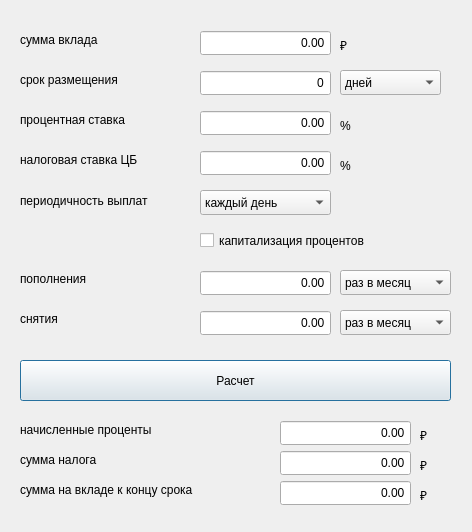
<?xml version="1.0" encoding="UTF-8"?>
<ui version="4.0">
 <class>Debit</class>
 <widget class="QDialog" name="Debit">
  <property name="geometry">
   <rect>
    <x>0</x>
    <y>0</y>
    <width>472</width>
    <height>532</height>
   </rect>
  </property>
  <property name="windowTitle">
   <string>Dialog</string>
  </property>
  <widget class="QComboBox" name="comboBox_data">
   <property name="geometry">
    <rect>
     <x>340</x>
     <y>70</y>
     <width>101</width>
     <height>25</height>
    </rect>
   </property>
   <item>
    <property name="text">
     <string>дней</string>
    </property>
   </item>
   <item>
    <property name="text">
     <string>месяцев</string>
    </property>
   </item>
   <item>
    <property name="text">
     <string>лет</string>
    </property>
   </item>
  </widget>
  <widget class="QLabel" name="label">
   <property name="geometry">
    <rect>
     <x>20</x>
     <y>30</y>
     <width>111</width>
     <height>20</height>
    </rect>
   </property>
   <property name="text">
    <string>сумма вклада</string>
   </property>
  </widget>
  <widget class="QLabel" name="label_2">
   <property name="geometry">
    <rect>
     <x>20</x>
     <y>70</y>
     <width>131</width>
     <height>20</height>
    </rect>
   </property>
   <property name="text">
    <string>срок размещения</string>
   </property>
  </widget>
  <widget class="QLabel" name="label_3">
   <property name="geometry">
    <rect>
     <x>20</x>
     <y>110</y>
     <width>151</width>
     <height>20</height>
    </rect>
   </property>
   <property name="text">
    <string>процентная ставка</string>
   </property>
  </widget>
  <widget class="QLabel" name="label_4">
   <property name="geometry">
    <rect>
     <x>20</x>
     <y>150</y>
     <width>161</width>
     <height>20</height>
    </rect>
   </property>
   <property name="text">
    <string>налоговая ставка ЦБ</string>
   </property>
  </widget>
  <widget class="QLabel" name="label_5">
   <property name="geometry">
    <rect>
     <x>20</x>
     <y>190</y>
     <width>171</width>
     <height>21</height>
    </rect>
   </property>
   <property name="text">
    <string>периодичность выплат</string>
   </property>
  </widget>
  <widget class="QCheckBox" name="checkBox_kapital">
   <property name="geometry">
    <rect>
     <x>200</x>
     <y>230</y>
     <width>241</width>
     <height>21</height>
    </rect>
   </property>
   <property name="text">
    <string>капитализация процентов</string>
   </property>
  </widget>
  <widget class="QLabel" name="label_6">
   <property name="geometry">
    <rect>
     <x>20</x>
     <y>270</y>
     <width>101</width>
     <height>17</height>
    </rect>
   </property>
   <property name="text">
    <string>пополнения</string>
   </property>
  </widget>
  <widget class="QLabel" name="label_7">
   <property name="geometry">
    <rect>
     <x>20</x>
     <y>310</y>
     <width>101</width>
     <height>17</height>
    </rect>
   </property>
   <property name="text">
    <string>снятия</string>
   </property>
  </widget>
  <widget class="QComboBox" name="comboBox_plus">
   <property name="geometry">
    <rect>
     <x>340</x>
     <y>270</y>
     <width>111</width>
     <height>25</height>
    </rect>
   </property>
   <item>
    <property name="text">
     <string>раз в месяц</string>
    </property>
   </item>
   <item>
    <property name="text">
     <string>раз в квартал</string>
    </property>
   </item>
   <item>
    <property name="text">
     <string>раз в полгода</string>
    </property>
   </item>
   <item>
    <property name="text">
     <string>раз в год</string>
    </property>
   </item>
  </widget>
  <widget class="QComboBox" name="comboBox_period">
   <property name="geometry">
    <rect>
     <x>200</x>
     <y>190</y>
     <width>131</width>
     <height>25</height>
    </rect>
   </property>
   <item>
    <property name="text">
     <string>каждый день</string>
    </property>
   </item>
   <item>
    <property name="text">
     <string>каждую неделю</string>
    </property>
   </item>
   <item>
    <property name="text">
     <string>раз в месяц</string>
    </property>
   </item>
   <item>
    <property name="text">
     <string>раз в квартал</string>
    </property>
   </item>
   <item>
    <property name="text">
     <string>раз в полгода</string>
    </property>
   </item>
   <item>
    <property name="text">
     <string>раз в год</string>
    </property>
   </item>
   <item>
    <property name="text">
     <string>в конце срока</string>
    </property>
   </item>
  </widget>
  <widget class="QComboBox" name="comboBox_minus">
   <property name="geometry">
    <rect>
     <x>340</x>
     <y>310</y>
     <width>111</width>
     <height>25</height>
    </rect>
   </property>
   <item>
    <property name="text">
     <string>раз в месяц</string>
    </property>
   </item>
   <item>
    <property name="text">
     <string>раз в квартал</string>
    </property>
   </item>
   <item>
    <property name="text">
     <string>раз в полгода</string>
    </property>
   </item>
   <item>
    <property name="text">
     <string>раз в год</string>
    </property>
   </item>
  </widget>
  <widget class="QDoubleSpinBox" name="doubleSpinBox_sum">
   <property name="geometry">
    <rect>
     <x>200</x>
     <y>30</y>
     <width>131</width>
     <height>26</height>
    </rect>
   </property>
   <property name="layoutDirection">
    <enum>Qt::LeftToRight</enum>
   </property>
   <property name="alignment">
    <set>Qt::AlignRight|Qt::AlignTrailing|Qt::AlignVCenter</set>
   </property>
   <property name="buttonSymbols">
    <enum>QAbstractSpinBox::NoButtons</enum>
   </property>
   <property name="keyboardTracking">
    <bool>true</bool>
   </property>
   <property name="maximum">
    <double>9999999999999.990234375000000</double>
   </property>
  </widget>
  <widget class="QSpinBox" name="spinBox_data">
   <property name="geometry">
    <rect>
     <x>200</x>
     <y>70</y>
     <width>131</width>
     <height>26</height>
    </rect>
   </property>
   <property name="layoutDirection">
    <enum>Qt::LeftToRight</enum>
   </property>
   <property name="alignment">
    <set>Qt::AlignRight|Qt::AlignTrailing|Qt::AlignVCenter</set>
   </property>
   <property name="buttonSymbols">
    <enum>QAbstractSpinBox::NoButtons</enum>
   </property>
   <property name="keyboardTracking">
    <bool>true</bool>
   </property>
   <property name="maximum">
    <number>100000000</number>
   </property>
  </widget>
  <widget class="QDoubleSpinBox" name="doubleSpinBox_stavka">
   <property name="geometry">
    <rect>
     <x>200</x>
     <y>110</y>
     <width>131</width>
     <height>26</height>
    </rect>
   </property>
   <property name="layoutDirection">
    <enum>Qt::LeftToRight</enum>
   </property>
   <property name="alignment">
    <set>Qt::AlignRight|Qt::AlignTrailing|Qt::AlignVCenter</set>
   </property>
   <property name="buttonSymbols">
    <enum>QAbstractSpinBox::NoButtons</enum>
   </property>
   <property name="keyboardTracking">
    <bool>true</bool>
   </property>
   <property name="maximum">
    <double>100.000000000000000</double>
   </property>
  </widget>
  <widget class="QDoubleSpinBox" name="doubleSpinBox_nalog">
   <property name="geometry">
    <rect>
     <x>200</x>
     <y>150</y>
     <width>131</width>
     <height>26</height>
    </rect>
   </property>
   <property name="layoutDirection">
    <enum>Qt::LeftToRight</enum>
   </property>
   <property name="alignment">
    <set>Qt::AlignRight|Qt::AlignTrailing|Qt::AlignVCenter</set>
   </property>
   <property name="buttonSymbols">
    <enum>QAbstractSpinBox::NoButtons</enum>
   </property>
   <property name="keyboardTracking">
    <bool>true</bool>
   </property>
   <property name="maximum">
    <double>100.000000000000000</double>
   </property>
  </widget>
  <widget class="QDoubleSpinBox" name="doubleSpinBox_plus">
   <property name="geometry">
    <rect>
     <x>200</x>
     <y>270</y>
     <width>131</width>
     <height>26</height>
    </rect>
   </property>
   <property name="layoutDirection">
    <enum>Qt::LeftToRight</enum>
   </property>
   <property name="alignment">
    <set>Qt::AlignRight|Qt::AlignTrailing|Qt::AlignVCenter</set>
   </property>
   <property name="buttonSymbols">
    <enum>QAbstractSpinBox::NoButtons</enum>
   </property>
   <property name="keyboardTracking">
    <bool>true</bool>
   </property>
   <property name="maximum">
    <double>9999999999999.990234375000000</double>
   </property>
  </widget>
  <widget class="QDoubleSpinBox" name="doubleSpinBox_min">
   <property name="geometry">
    <rect>
     <x>200</x>
     <y>310</y>
     <width>131</width>
     <height>26</height>
    </rect>
   </property>
   <property name="layoutDirection">
    <enum>Qt::LeftToRight</enum>
   </property>
   <property name="alignment">
    <set>Qt::AlignRight|Qt::AlignTrailing|Qt::AlignVCenter</set>
   </property>
   <property name="buttonSymbols">
    <enum>QAbstractSpinBox::NoButtons</enum>
   </property>
   <property name="keyboardTracking">
    <bool>true</bool>
   </property>
   <property name="maximum">
    <double>9999999999999.990234375000000</double>
   </property>
  </widget>
  <widget class="QLabel" name="label_8">
   <property name="geometry">
    <rect>
     <x>340</x>
     <y>110</y>
     <width>21</width>
     <height>31</height>
    </rect>
   </property>
   <property name="text">
    <string>%</string>
   </property>
  </widget>
  <widget class="QLabel" name="label_9">
   <property name="geometry">
    <rect>
     <x>340</x>
     <y>150</y>
     <width>21</width>
     <height>31</height>
    </rect>
   </property>
   <property name="text">
    <string>%</string>
   </property>
  </widget>
  <widget class="QLabel" name="label_10">
   <property name="geometry">
    <rect>
     <x>340</x>
     <y>30</y>
     <width>21</width>
     <height>31</height>
    </rect>
   </property>
   <property name="text">
    <string>₽</string>
   </property>
  </widget>
  <widget class="QPushButton" name="pushButton_result">
   <property name="geometry">
    <rect>
     <x>20</x>
     <y>360</y>
     <width>431</width>
     <height>41</height>
    </rect>
   </property>
   <property name="text">
    <string>Расчет</string>
   </property>
  </widget>
  <widget class="QLabel" name="label_11">
   <property name="geometry">
    <rect>
     <x>420</x>
     <y>420</y>
     <width>21</width>
     <height>31</height>
    </rect>
   </property>
   <property name="text">
    <string>₽</string>
   </property>
  </widget>
  <widget class="QDoubleSpinBox" name="doubleSpinBox_result_procent">
   <property name="geometry">
    <rect>
     <x>280</x>
     <y>420</y>
     <width>131</width>
     <height>26</height>
    </rect>
   </property>
   <property name="layoutDirection">
    <enum>Qt::LeftToRight</enum>
   </property>
   <property name="alignment">
    <set>Qt::AlignRight|Qt::AlignTrailing|Qt::AlignVCenter</set>
   </property>
   <property name="buttonSymbols">
    <enum>QAbstractSpinBox::NoButtons</enum>
   </property>
   <property name="keyboardTracking">
    <bool>true</bool>
   </property>
   <property name="maximum">
    <double>9999999999999.990234375000000</double>
   </property>
  </widget>
  <widget class="QLabel" name="label_12">
   <property name="geometry">
    <rect>
     <x>20</x>
     <y>420</y>
     <width>171</width>
     <height>20</height>
    </rect>
   </property>
   <property name="text">
    <string>начисленные проценты</string>
   </property>
  </widget>
  <widget class="QLabel" name="label_13">
   <property name="geometry">
    <rect>
     <x>20</x>
     <y>450</y>
     <width>111</width>
     <height>20</height>
    </rect>
   </property>
   <property name="text">
    <string>сумма налога</string>
   </property>
  </widget>
  <widget class="QDoubleSpinBox" name="doubleSpinBox_result_nalog">
   <property name="geometry">
    <rect>
     <x>280</x>
     <y>450</y>
     <width>131</width>
     <height>26</height>
    </rect>
   </property>
   <property name="layoutDirection">
    <enum>Qt::LeftToRight</enum>
   </property>
   <property name="alignment">
    <set>Qt::AlignRight|Qt::AlignTrailing|Qt::AlignVCenter</set>
   </property>
   <property name="buttonSymbols">
    <enum>QAbstractSpinBox::NoButtons</enum>
   </property>
   <property name="keyboardTracking">
    <bool>true</bool>
   </property>
   <property name="maximum">
    <double>9999999999999.990234375000000</double>
   </property>
  </widget>
  <widget class="QLabel" name="label_14">
   <property name="geometry">
    <rect>
     <x>420</x>
     <y>450</y>
     <width>21</width>
     <height>31</height>
    </rect>
   </property>
   <property name="text">
    <string>₽</string>
   </property>
  </widget>
  <widget class="QLabel" name="label_15">
   <property name="geometry">
    <rect>
     <x>420</x>
     <y>480</y>
     <width>21</width>
     <height>31</height>
    </rect>
   </property>
   <property name="text">
    <string>₽</string>
   </property>
  </widget>
  <widget class="QLabel" name="label_16">
   <property name="geometry">
    <rect>
     <x>20</x>
     <y>480</y>
     <width>251</width>
     <height>20</height>
    </rect>
   </property>
   <property name="text">
    <string>сумма на вкладе к концу срока</string>
   </property>
  </widget>
  <widget class="QDoubleSpinBox" name="doubleSpinBox_result_sum">
   <property name="geometry">
    <rect>
     <x>280</x>
     <y>480</y>
     <width>131</width>
     <height>26</height>
    </rect>
   </property>
   <property name="layoutDirection">
    <enum>Qt::LeftToRight</enum>
   </property>
   <property name="alignment">
    <set>Qt::AlignRight|Qt::AlignTrailing|Qt::AlignVCenter</set>
   </property>
   <property name="buttonSymbols">
    <enum>QAbstractSpinBox::NoButtons</enum>
   </property>
   <property name="keyboardTracking">
    <bool>true</bool>
   </property>
   <property name="maximum">
    <double>9999999999999.990234375000000</double>
   </property>
  </widget>
 </widget>
 <resources/>
 <connections/>
</ui>
